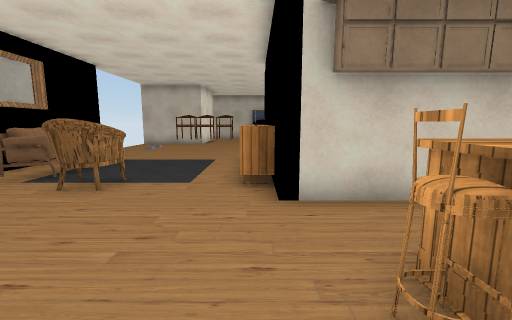
view 1 (above)

20 first-person views from a walk through a 3-D level made in the Unity game engine. The camera is 1.4 m above the floor, tilts 8° down and sees 90° across. The floor is counted in squares, 1 m on a side. Each view is taken from the middle of a square. On the plan, view 1 faces up. The plan holds only what a view shows up to about 13 squares ahead; the rest is blank. The place goes on beyond the plan. The player is left out. Some surface patterns are stand-ins.

view 2
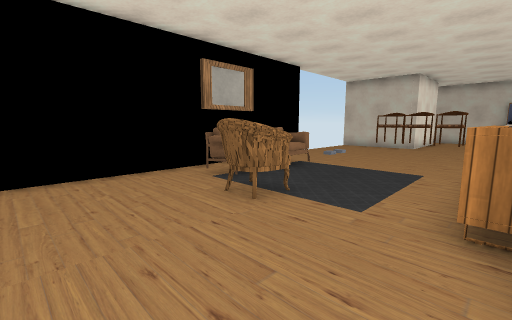

view 3
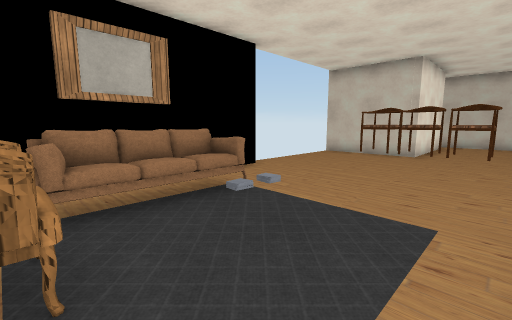

view 4
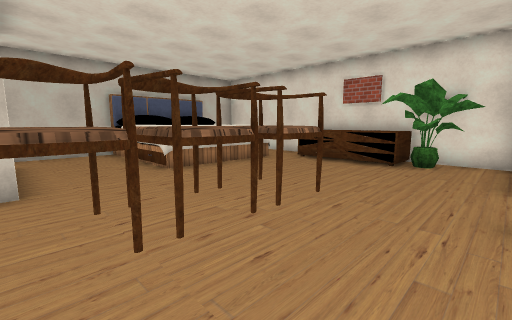

view 5
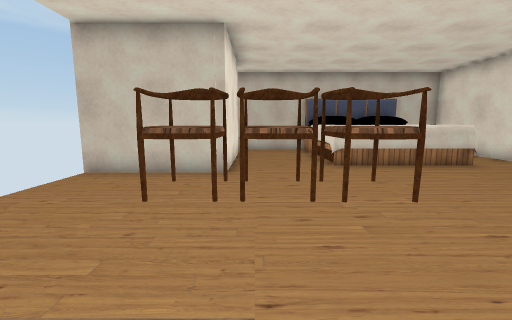

view 6
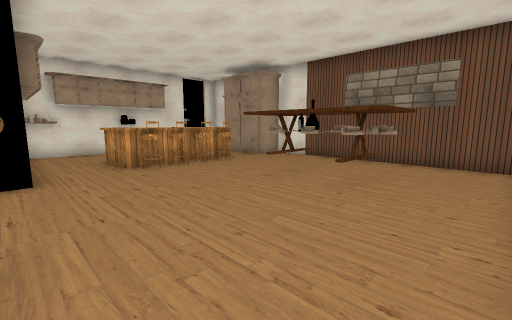

view 7
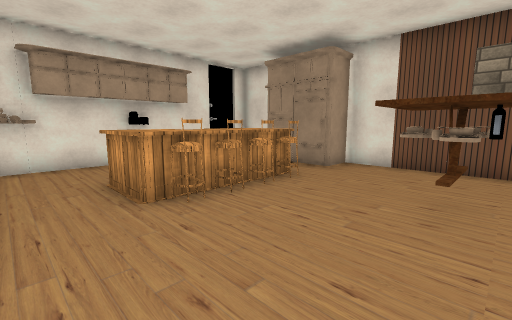

view 8
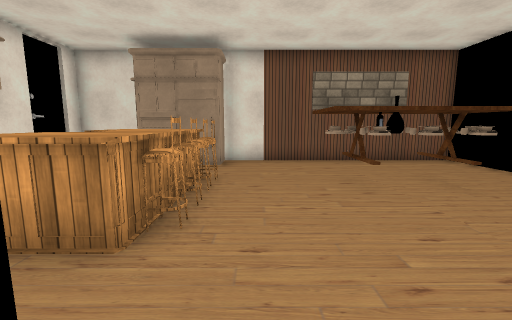

view 9
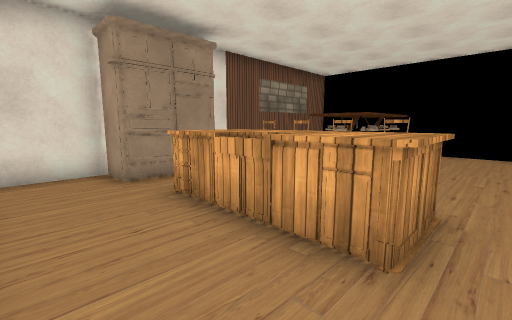

view 10
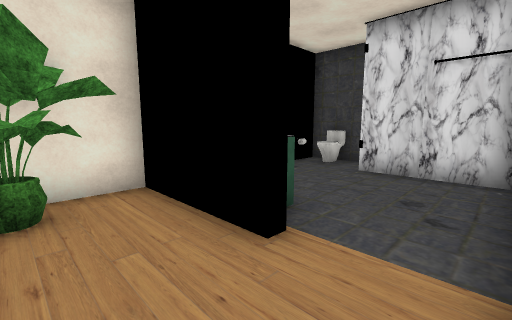

view 11
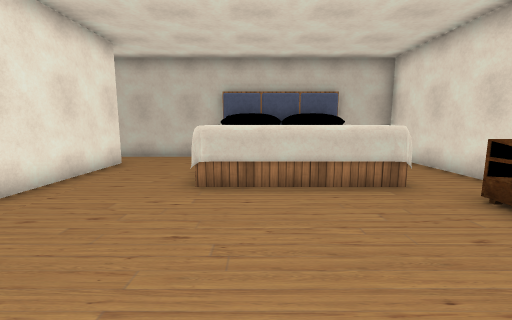

view 12
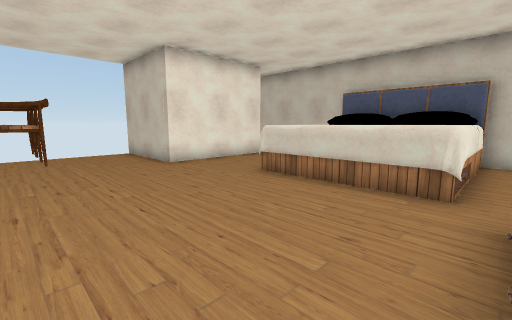

view 13
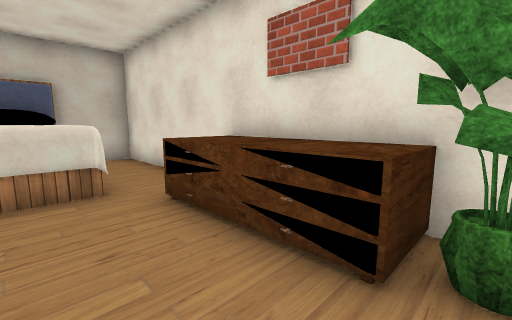

view 14
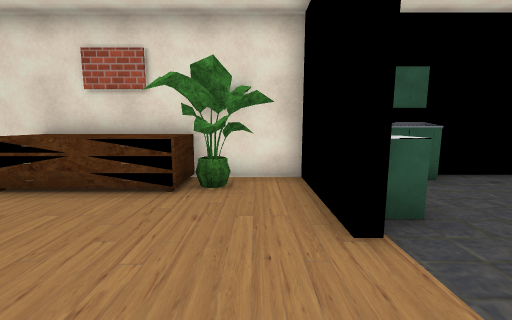

view 15
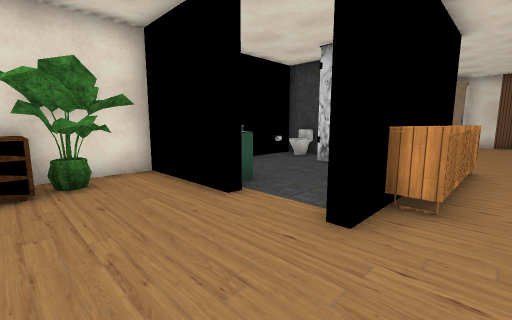

view 16
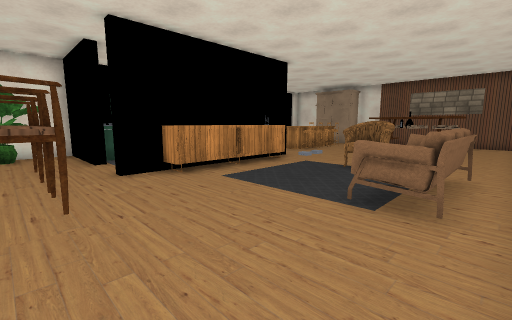

view 17
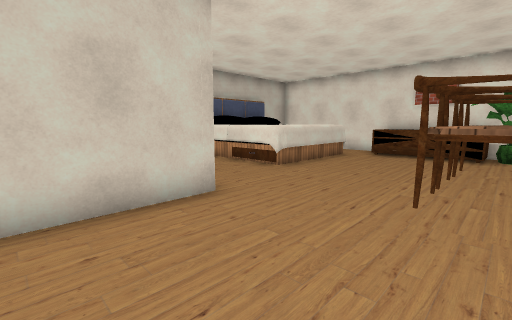

view 18
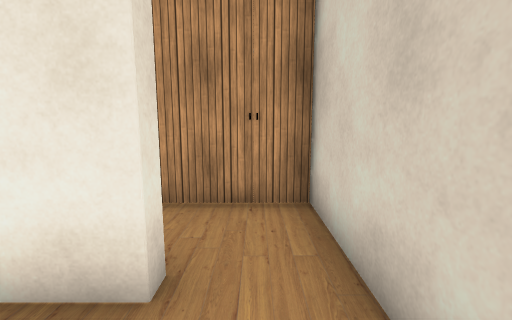

view 19
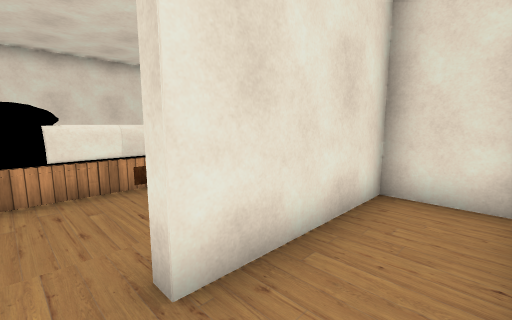

view 20
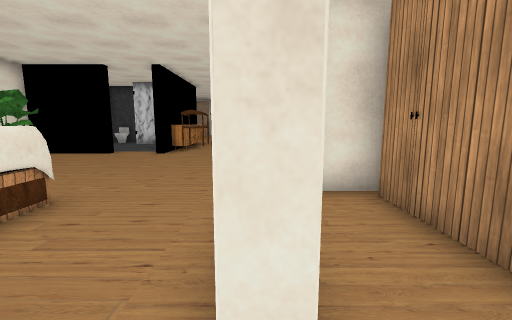

### Floor plan
Key: @ floor where view 1 was taken; # wall or solid block; . floor; S sofa; C chair; B bed; R dresser; P plant; T thing the floor can be seen under or through; I toilet; L closet; O other object.
Columns run from 8 left of view 1 to 7 right of it. Each row starts with its distance up from view 1.
 25  ###############
 24  L......B   B..#
 23  L..#...BBBBB..#
 22  L..#...B   B..#
 21  L..#...B  BB..#
 20  L..#...BBBBB..#
 19  #.##..........#
 18 ####.........RR#
 17  ............RR#
 16  ............RR#
 15  ............RP#
 14  ...CCC........#
 13  ..............#
 12 #...........   #
 11 #........ ..O O#
 10 #.S.....O#....O#
  9 #.SS.O..  ....O#
  8 #.SS.O..  .....
  7 #.SS....O####..
  6 #.S.CC..O#  ..I#
  5  ...C....#######
  4  .............O#
  3  ..............#
  2  .........OO...#
  1 #........COO..O#
  0 #..TTTT.@COO...#
 -1 #..TTTT..COO...#
 -2 #..TTTT...OO...#
 -3 #..............#
 -4 #........#O##..#
 -5 ##########  ####

Where each view was taken, in squares from view 1:
view 1: 0 up, 0 right, facing up
view 2: 2 up, 0 right, facing up-left
view 3: 6 up, 1 left, facing up-left
view 4: 12 up, 4 left, facing up-right
view 5: 11 up, 3 left, facing up
view 6: 5 up, 7 left, facing down-right
view 7: 4 up, 3 left, facing down-right
view 8: 5 up, 0 right, facing down
view 9: 3 up, 6 right, facing down-left
view 10: 14 up, 1 right, facing down-right
view 11: 14 up, 1 right, facing up
view 12: 14 up, 5 right, facing up-left
view 13: 14 up, 3 right, facing up-right
view 14: 13 up, 0 right, facing right
view 15: 15 up, 1 left, facing down-right
view 16: 14 up, 7 left, facing down-right
view 17: 14 up, 7 left, facing up-right
view 18: 24 up, 2 left, facing left
view 19: 24 up, 6 left, facing down-right
view 20: 24 up, 4 left, facing down
